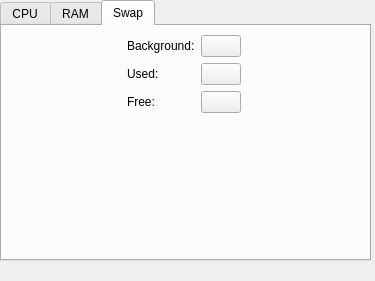
<?xml version="1.0" encoding="UTF-8"?>
<ui version="4.0">
 <class>ColorConfig</class>
 <widget class="QWidget" name="ColorConfig">
  <property name="enabled">
   <bool>true</bool>
  </property>
  <property name="geometry">
   <rect>
    <x>0</x>
    <y>0</y>
    <width>375</width>
    <height>281</height>
   </rect>
  </property>
  <property name="sizePolicy">
   <sizepolicy hsizetype="Expanding" vsizetype="Expanding">
    <horstretch>0</horstretch>
    <verstretch>0</verstretch>
   </sizepolicy>
  </property>
  <property name="windowTitle">
   <string>Form</string>
  </property>
  <widget class="QTabWidget" name="tabWidget">
   <property name="geometry">
    <rect>
     <x>0</x>
     <y>0</y>
     <width>371</width>
     <height>261</height>
    </rect>
   </property>
   <property name="currentIndex">
    <number>2</number>
   </property>
   <widget class="QWidget" name="tab_3">
    <property name="sizePolicy">
     <sizepolicy hsizetype="MinimumExpanding" vsizetype="MinimumExpanding">
      <horstretch>0</horstretch>
      <verstretch>0</verstretch>
     </sizepolicy>
    </property>
    <attribute name="title">
     <string>CPU</string>
    </attribute>
    <widget class="QWidget" name="formLayoutWidget">
     <property name="geometry">
      <rect>
       <x>9</x>
       <y>9</y>
       <width>341</width>
       <height>151</height>
      </rect>
     </property>
     <layout class="QFormLayout" name="formLayout_2">
      <property name="labelAlignment">
       <set>Qt::AlignRight|Qt::AlignTrailing|Qt::AlignVCenter</set>
      </property>
      <property name="formAlignment">
       <set>Qt::AlignHCenter|Qt::AlignTop</set>
      </property>
      <item row="0" column="0">
       <widget class="QLabel" name="label">
        <property name="text">
         <string>Background:</string>
        </property>
       </widget>
      </item>
      <item row="1" column="0">
       <widget class="QLabel" name="label_2">
        <property name="text">
         <string>System:</string>
        </property>
       </widget>
      </item>
      <item row="2" column="0">
       <widget class="QLabel" name="label_3">
        <property name="text">
         <string>User:</string>
        </property>
       </widget>
      </item>
      <item row="3" column="0">
       <widget class="QLabel" name="label_4">
        <property name="text">
         <string>Nice:</string>
        </property>
       </widget>
      </item>
      <item row="4" column="0">
       <widget class="QLabel" name="label_5">
        <property name="text">
         <string>I/O wait:</string>
        </property>
       </widget>
      </item>
      <item row="0" column="1">
       <widget class="KColorButton" name="cpu_bg_color"/>
      </item>
      <item row="1" column="1">
       <widget class="KColorButton" name="cpu_sys_color"/>
      </item>
      <item row="2" column="1">
       <widget class="KColorButton" name="cpu_user_color"/>
      </item>
      <item row="3" column="1">
       <widget class="KColorButton" name="cpu_nice_color"/>
      </item>
      <item row="4" column="1">
       <widget class="KColorButton" name="cpu_wait_color"/>
      </item>
     </layout>
    </widget>
   </widget>
   <widget class="QWidget" name="tab_4">
    <property name="sizePolicy">
     <sizepolicy hsizetype="MinimumExpanding" vsizetype="MinimumExpanding">
      <horstretch>0</horstretch>
      <verstretch>0</verstretch>
     </sizepolicy>
    </property>
    <attribute name="title">
     <string>RAM</string>
    </attribute>
    <widget class="QWidget" name="formLayoutWidget_2">
     <property name="geometry">
      <rect>
       <x>9</x>
       <y>9</y>
       <width>341</width>
       <height>201</height>
      </rect>
     </property>
     <layout class="QFormLayout" name="formLayout">
      <property name="formAlignment">
       <set>Qt::AlignHCenter|Qt::AlignTop</set>
      </property>
      <item row="0" column="0">
       <widget class="QLabel" name="label_6">
        <property name="text">
         <string>Background:</string>
        </property>
       </widget>
      </item>
      <item row="1" column="0">
       <widget class="QLabel" name="label_7">
        <property name="text">
         <string>Application:</string>
        </property>
       </widget>
      </item>
      <item row="2" column="0">
       <widget class="QLabel" name="label_8">
        <property name="text">
         <string>Buffers:</string>
        </property>
       </widget>
      </item>
      <item row="3" column="0">
       <widget class="QLabel" name="label_9">
        <property name="text">
         <string>Cached:</string>
        </property>
       </widget>
      </item>
      <item row="4" column="0">
       <widget class="QLabel" name="label_10">
        <property name="text">
         <string>Free:</string>
        </property>
       </widget>
      </item>
      <item row="0" column="1">
       <widget class="KColorButton" name="ram_bg_color"/>
      </item>
      <item row="1" column="1">
       <widget class="KColorButton" name="ram_application_color"/>
      </item>
      <item row="2" column="1">
       <widget class="KColorButton" name="ram_buffers_color"/>
      </item>
      <item row="3" column="1">
       <widget class="KColorButton" name="ram_cached_color"/>
      </item>
      <item row="4" column="1">
       <widget class="KColorButton" name="ram_free_color"/>
      </item>
     </layout>
    </widget>
   </widget>
   <widget class="QWidget" name="tab">
    <attribute name="title">
     <string>Swap</string>
    </attribute>
    <widget class="QWidget" name="formLayoutWidget_3">
     <property name="geometry">
      <rect>
       <x>9</x>
       <y>9</y>
       <width>341</width>
       <height>201</height>
      </rect>
     </property>
     <layout class="QFormLayout" name="formLayout_3">
      <property name="fieldGrowthPolicy">
       <enum>QFormLayout::ExpandingFieldsGrow</enum>
      </property>
      <property name="formAlignment">
       <set>Qt::AlignHCenter|Qt::AlignTop</set>
      </property>
      <item row="0" column="0">
       <widget class="QLabel" name="label_11">
        <property name="text">
         <string>Background:</string>
        </property>
       </widget>
      </item>
      <item row="1" column="0">
       <widget class="QLabel" name="label_12">
        <property name="text">
         <string>Used:</string>
        </property>
       </widget>
      </item>
      <item row="2" column="0">
       <widget class="QLabel" name="label_13">
        <property name="text">
         <string>Free:</string>
        </property>
       </widget>
      </item>
      <item row="0" column="1">
       <widget class="KColorButton" name="swap_bg_color"/>
      </item>
      <item row="1" column="1">
       <widget class="KColorButton" name="swap_used_color"/>
      </item>
      <item row="2" column="1">
       <widget class="KColorButton" name="swap_free_color"/>
      </item>
     </layout>
    </widget>
   </widget>
  </widget>
 </widget>
 <customwidgets>
  <customwidget>
   <class>KColorButton</class>
   <extends>QPushButton</extends>
   <header>kcolorbutton.h</header>
  </customwidget>
 </customwidgets>
 <resources/>
 <connections/>
</ui>
